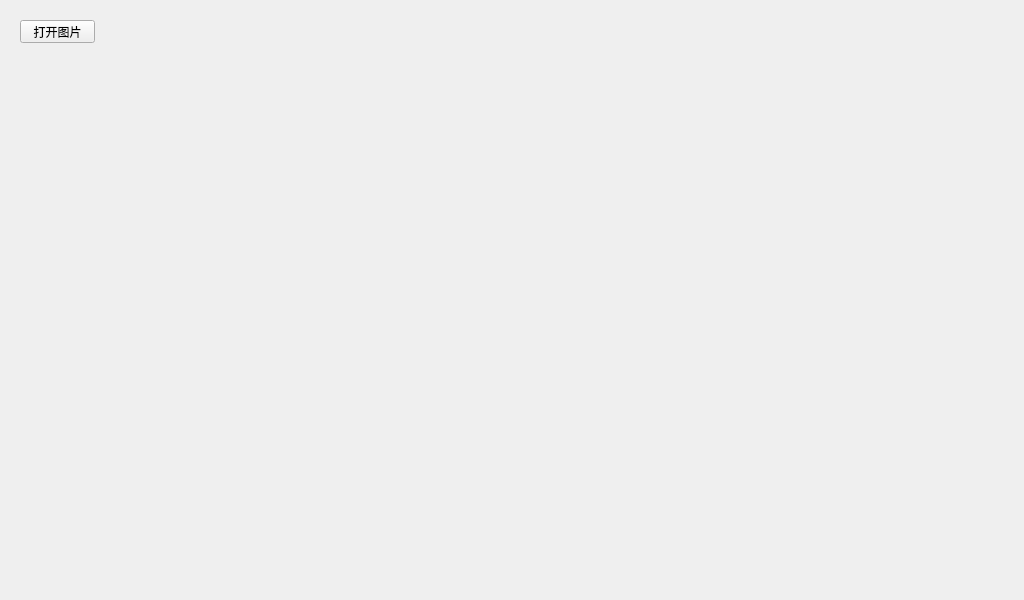
<?xml version="1.0" encoding="UTF-8"?>
<ui version="4.0">
 <class>Widget</class>
 <widget class="QWidget" name="Widget">
  <property name="geometry">
   <rect>
    <x>0</x>
    <y>0</y>
    <width>1024</width>
    <height>600</height>
   </rect>
  </property>
  <property name="windowTitle">
   <string>Widget</string>
  </property>
  <widget class="QPushButton" name="pushButton">
   <property name="geometry">
    <rect>
     <x>20</x>
     <y>20</y>
     <width>75</width>
     <height>23</height>
    </rect>
   </property>
   <property name="text">
    <string>打开图片</string>
   </property>
  </widget>
 </widget>
 <layoutdefault spacing="6" margin="11"/>
 <resources/>
 <connections/>
</ui>
